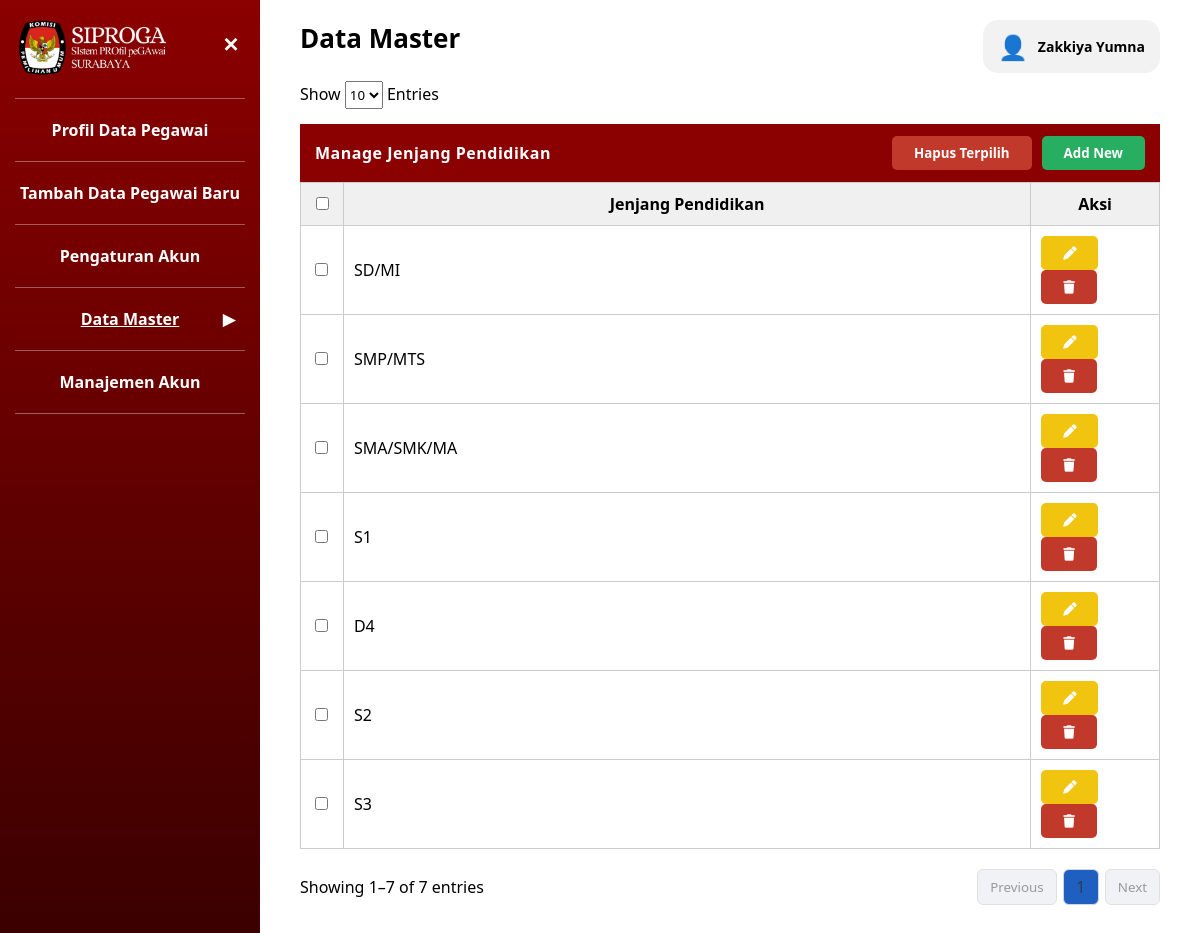
/admin/Admin_DM_JenjangPendidikan.php (signed in), run on the app's committed database.
### tables this page shows
CREATE TABLE `user` (
  `id_user` int UNSIGNED NOT NULL,
  `nip` char(18) NOT NULL,
  `username` varchar(50) NOT NULL,
  `email` varchar(100) NOT NULL,
  `password` varchar(255) NOT NULL,
  `role` enum('admin','pegawai') NOT NULL DEFAULT 'pegawai',
  `last_login` datetime DEFAULT NULL,
  `is_active` tinyint(1) NOT NULL DEFAULT '1',
  `created_at` timestamp NOT NULL DEFAULT CURRENT_TIMESTAMP
);

CREATE TABLE `pegawai` (
  `nip` char(18) NOT NULL,
  `nama_pegawai` varchar(250) NOT NULL,
  `tempat_lahir` varchar(100) NOT NULL,
  `tanggal_lahir` date NOT NULL,
  `alamat` varchar(100) NOT NULL,
  `tmt_cpns` date DEFAULT NULL,
  `tmt_pns` date DEFAULT NULL,
  `no_telp` varchar(15) NOT NULL,
  `created_at` timestamp NOT NULL DEFAULT CURRENT_TIMESTAMP,
  `updated_at` timestamp NOT NULL DEFAULT CURRENT_TIMESTAMP ON UPDATE CURRENT_TIMESTAMP,
  `id_jenis_kelamin` int UNSIGNED NOT NULL,
  `id_agama` int UNSIGNED NOT NULL,
  `id_status_perkawinan` int UNSIGNED NOT NULL,
  `id_gol` int UNSIGNED NOT NULL,
  `id_unit_kerja` int UNSIGNED NOT NULL,
  `foto` varchar(50) NOT NULL,
  `tipe_karyawan` varchar(10) NOT NULL,
  `instansi` varchar(50) NOT NULL
);

CREATE TABLE `master_jenjang_pend` (
  `id_jenjang_pend` int UNSIGNED NOT NULL,
  `jenjang_pend` varchar(100) NOT NULL,
  `keterangan` varchar(100) DEFAULT NULL
);

### admin/Admin_DM_JenjangPendidikan.php (the view, shortened to what this page needs)
<?php
include '../config/koneksi.php';
$nip_session = $_SESSION['nip'];
$stmtAdmin = $conn->prepare("
    SELECT u.username, u.role, p.nama_pegawai
    FROM user u
    JOIN pegawai p ON u.nip = p.nip
    WHERE u.nip = ?
");
$stmtAdmin->bind_param("s", $nip_session);
$stmtAdmin->execute();
$resultAdmin = $stmtAdmin->get_result();
$admin = $resultAdmin->fetch_assoc() ?? [
    'username' => 'Administrator',
    'nama_pegawai' => 'Administrator'
];
$limit = 10;
$page = isset($_GET['page']) ? (int)$_GET['page'] : 1;
$offset = ($page - 1) * $limit;
$totalQuery = mysqli_query($conn, "SELECT COUNT(*) as total FROM master_jenjang_pend");
$totalData = mysqli_fetch_assoc($totalQuery)['total'];
$totalPages = ceil($totalData / $limit);
$query = mysqli_query($conn,
    "SELECT id_jenjang_pend, jenjang_pend
     FROM master_jenjang_pend
     ORDER BY id_jenjang_pend
     LIMIT $limit OFFSET $offset"
);
?>
<!DOCTYPE html>
<html lang="id">
<head>
    <link rel="stylesheet" href="../assets/data_master.css">
    <link rel="stylesheet" href="../assets/style.css" />
    <link rel="stylesheet" href="https://cdnjs.cloudflare.com/ajax/libs/font-awesome/6.5.0/css/all.min.css">
</head>
<body class="role-admin" data-jenis="jenjang">
<aside class="sidebar" id="sidebar">
    <div class="logo_siproga">
      <img src="../auth/Logo_Siproga.png">
      <button class="tombol-menu" id="tombolMenu">✕</button>
    </div>
    <hr class="garis-menu">
    <a href="Admin_Profil_Data_Pegawai.php" class="item-menu">
        Profil Data Pegawai
    </a>
    <hr class="garis-menu">
    <a href="Admin_Tambah_Data.php" class="item-menu">
        Tambah Data Pegawai Baru
    </a>
    <hr class="garis-menu">
    <a href="Admin_Pengaturan_Akun.php" class="item-menu">
        Pengaturan Akun
    </a>
    <hr class="garis-menu">
    <div class="item-menu aktif" id="menuDataMaster">
        <span>Data Master</span>
        <span class="panah-menu" id="panahDataMaster">▼</span>
    </div>
    <hr class="garis-menu">
    <a href="Admin_Manajemen_Akun.php" class="item-menu">
      Manajemen Akun
    </a>
    <hr class="garis-menu">
</aside>
<main class="konten">
<h2>Data Master</h2>
<div class="user-profile" id="userProfile">
    <div class="user-info">
        <div class="user-icon">👤</div>
        <div class="user-text">
            <div class="user-name">
                <?= htmlspecialchars($admin['nama_pegawai']); ?>
            </div>
        </div>
    </div>
</div>
<div style="display:flex; justify-content:space-between; align-items:center; margin-bottom:15px;">
    <div>
        Show
        <select id="entriesSelect" style="height:28px;">
            <option value="10" selected>10</option>
        </select>
        Entries
    </div>
</div>
<div class="header-master">
    <span class="judul-master">Manage Jenjang Pendidikan</span>
    <div class="header-actions">
        <button type="button"
                class="tombol-hapus"
                onclick="openBulkDeleteModal()">
            Hapus Terpilih
        </button>
        <button type="button"
                class="tombol-tambah"
                onclick="openModal()">
            Add New
        </button>
    </div>
</div>
<form method="POST" id="formBulkDelete">
<table width="100%" class="tabel-master">
    <thead>
        <tr>
            <th width="5%">
                <input type="checkbox" id="checkAll">
            </th>
            <th>Jenjang Pendidikan</th>
            <th width="15%">Aksi</th>
        </tr>
    </thead>
    <tbody>
    <?php
    if (mysqli_num_rows($query) > 0) {
        while ($row = mysqli_fetch_assoc($query)) {
    ?>
    <tr>
        <td>
            <input type="checkbox"
                   name="id_delete[]"
                   value="<?= $row['id_jenjang_pend']; ?>">
        </td>
        <td><?= htmlspecialchars($row['jenjang_pend']); ?></td>
        <td>
            <button type="button"
                    class="tombol-ubah"
                    onclick="openEditModal(<?= $row['id_jenjang_pend']; ?>, '<?= htmlspecialchars($row['jenjang_pend']); ?>')">
                <i class="fa-solid fa-pen"></i>
            </button>
            <button type="button"
                    class="tombol-hapus"
                    onclick="openDeleteModal(<?= $row['id_jenjang_pend']; ?>)">
                <i class="fa-solid fa-trash"></i>
            </button>
        </td>
    </tr>
    <?php
        }
    } else {
        echo "<tr>
                <td colspan='3' style='text-align:center; padding:20px;'>
                    Belum ada data
                </td>
            </tr>";
    }
    ?>
    </tbody>
</table>
<?php
$start = $offset + 1;
$end = min($offset + $limit, $totalData);
?>
<div class="table-footer">
    <div>
        Showing <?= $start ?>–<?= $end ?> of <?= $totalData ?> entries
    </div>
    <div id="pagination">
        <?php if ($page > 1): ?>
            <a href="?page=<?= $page - 1 ?>" class="tombol-previous">Previous</a>
        <?php else: ?>
            <button class="tombol-previous" disabled>Previous</button>
        <?php endif; ?>
        <?php for ($i = 1; $i <= $totalPages; $i++): ?>
            <a href="?page=<?= $i ?>"
               class="tombol-next"
               style="<?= $i == $page ? 'background:#1f5fbf;' : '' ?>">
                <?= $i ?>
            </a>
        <?php endfor; ?>
        <?php if ($page < $totalPages): ?>
            <a href="?page=<?= $page + 1 ?>" class="tombol-next">Next</a>
        <?php else: ?>
            <button class="tombol-next" disabled>Next</button>
        <?php endif; ?>
    </div>
</div>
</main>
</body>
</html>

### assets/data_master.css (style rules this page uses)
* { box-sizing: border-box; font-family: "Segoe UI", Tahoma, sans-serif; }
body { margin: 0; min-height: 100vh; display: flex; background: #ffffff; }
.sidebar { width: 260px; background: linear-gradient(to bottom, #8b0000, #3b0000); color: #fff; padding: 20px 15px; min-height: 100vh; }
.tombol-menu { background: none; border: none; color: #fff; font-size: 22px; cursor: pointer; }
.garis-menu { border: none; border-top: 1px solid rgba(255, 255, 255, 0.35); margin: 12px 0; }
.item-menu { padding: 8px 5px; cursor: pointer; font-weight: bold; text-align: center; position: relative; }
.item-menu.aktif { text-decoration: underline; }
.panah-menu { position: absolute; right: 10px; top: 50%; transform: translateY(-50%); }
.konten { flex: 1; padding: 20px 40px 30px; position: relative; }
.konten h2 { margin: 0 0 25px; font-size: 26px; }
.tabel-master { width: 100%; border-collapse: collapse; table-layout: fixed; }
.tabel-master th, .tabel-master td { border: 1px solid #ccc; padding: 10px; }
.tabel-master th { background: #f0f0f0; }
.header-master { background: #8b0000; color: white; padding: 12px 15px; display: flex; justify-content: space-between; align-items: center; margin-bottom: 0; }
.judul-master { font-weight: 700; font-size: 16px; letter-spacing: 0.5px; }
.header-actions { display: flex; gap: 10px; }
.tombol-ubah { background: #f1c40f; color: #000; border: none; padding: 8px 22px; border-radius: 5px; font-weight: bold; cursor: pointer; }
.tombol-hapus { background: #c0392b; color: #fff; border: none; padding: 8px 22px; border-radius: 5px; font-weight: bold; cursor: pointer; }
.tombol-tambah { background: #27ae60; color: #fff; border: none; padding: 8px 22px; border-radius: 5px; font-weight: bold; cursor: pointer; }
.table-footer { display: flex; justify-content: space-between; align-items: center; margin-top: 20px; }
#pagination { display: flex; align-items: center; gap: 6px; }
#pagination a, #pagination button { min-width: 36px; height: 36px; padding: 0 12px; border-radius: 6px; border: 1px solid #d0d7e2; background: #ffffff; color: #2c3e50; font-weight: 500; text-decoration: none; display: flex; align-items: center; justify-content: center; cursor: pointer; transition: all 0.2s ease; }
#pagination button:disabled { background: #f0f2f5; color: #999; border-color: #e0e0e0; cursor: not-allowed; }

### assets/style.css (style rules this page uses)
* { box-sizing: border-box; font-family: "Segoe UI", Tahoma, sans-serif; }
body { margin: 0; min-height: 100vh; display: flex; background: #ffffff; }
.sidebar { width: 260px; background: linear-gradient(to bottom, #8b0000, #3b0000); color: #fff; padding: 20px 15px; min-height: 100vh; }
.tombol-menu { background: none; border: none; color: #fff; font-size: 22px; cursor: pointer; font-weight: bold; }
.garis-menu { border: none; border-top: 1px solid rgba(255, 255, 255, 0.35); margin: 12px 0; }
.item-menu { padding: 8px 5px; cursor: pointer; font-weight: bold; text-align: center; position: relative; display: block; text-decoration: none; color: white; }
.item-menu.aktif { text-decoration: underline; }
.panah-menu { position: absolute; right: 10px; top: 50%; transform: translateY(-50%); }
.konten { flex: 1; padding: 20px 40px 30px; position: relative; }
.konten h2 { margin: 0 0 25px; font-size: 26px; }
.tombol-ubah { background: #f1c40f; color: #fff; border: none; padding: 8px 22px; border-radius: 5px; font-weight: bold; cursor: pointer; }
.tombol-hapus { background: #c0392b; color: #fff; border: none; padding: 8px 22px; border-radius: 5px; font-weight: bold; cursor: pointer; }
.tombol-tambah { background: #27ae60; color: #fff; border: none; padding: 8px 22px; border-radius: 5px; font-weight: bold; cursor: pointer; }
.user-profile { position: absolute; top: 20px; right: 40px; z-index: 9999; }
.user-info { display: flex; align-items: center; gap: 10px; background: #f2f2f2; padding: 10px 15px; border-radius: 15px; }
.user-icon { font-size: 24px; }
.user-name { font-weight: bold; font-size: 14px; }
.logo_siproga { display: flex; align-items: flex-start; position: relative; }
.logo_siproga img { width: 170px; height: auto; padding-right: 12px; display: block; margin-bottom: 10px; }
.tombol-menu { font-size: 20px; background: none; border: none; color: white; cursor: pointer; position: absolute; right: 0px; top: 10px; }

### data on the page
user: nip.nama_pegawai "Zakkiya Yumna"
master_jenjang_pend: jenjang_pend "SD/MI"
master_jenjang_pend: jenjang_pend "SMP/MTS"
master_jenjang_pend: jenjang_pend "SMA/SMK/MA"
master_jenjang_pend: jenjang_pend "S1"
master_jenjang_pend: jenjang_pend "D4"
master_jenjang_pend: jenjang_pend "S2"
master_jenjang_pend: jenjang_pend "S3"

### other printed values
$start "1"
$end "7"
$totalData "7"
